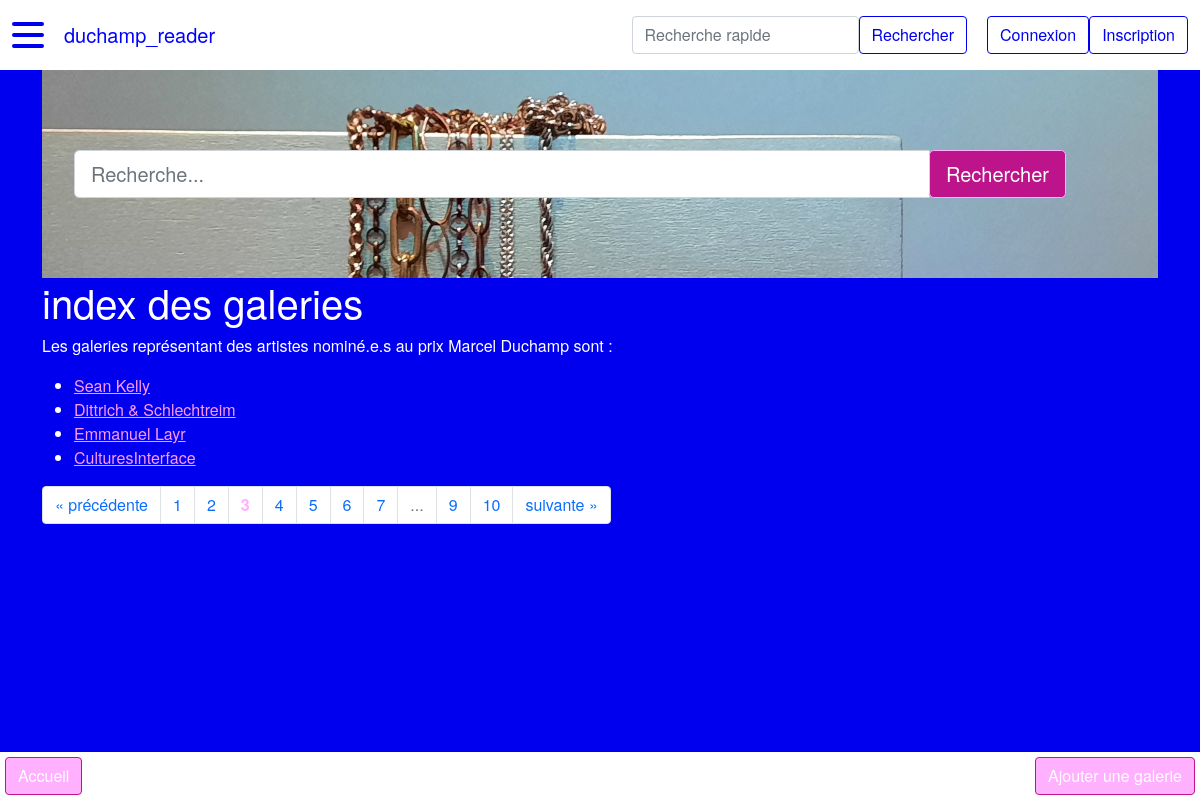
The page /galerie?page=3 on the database as committed earlier.
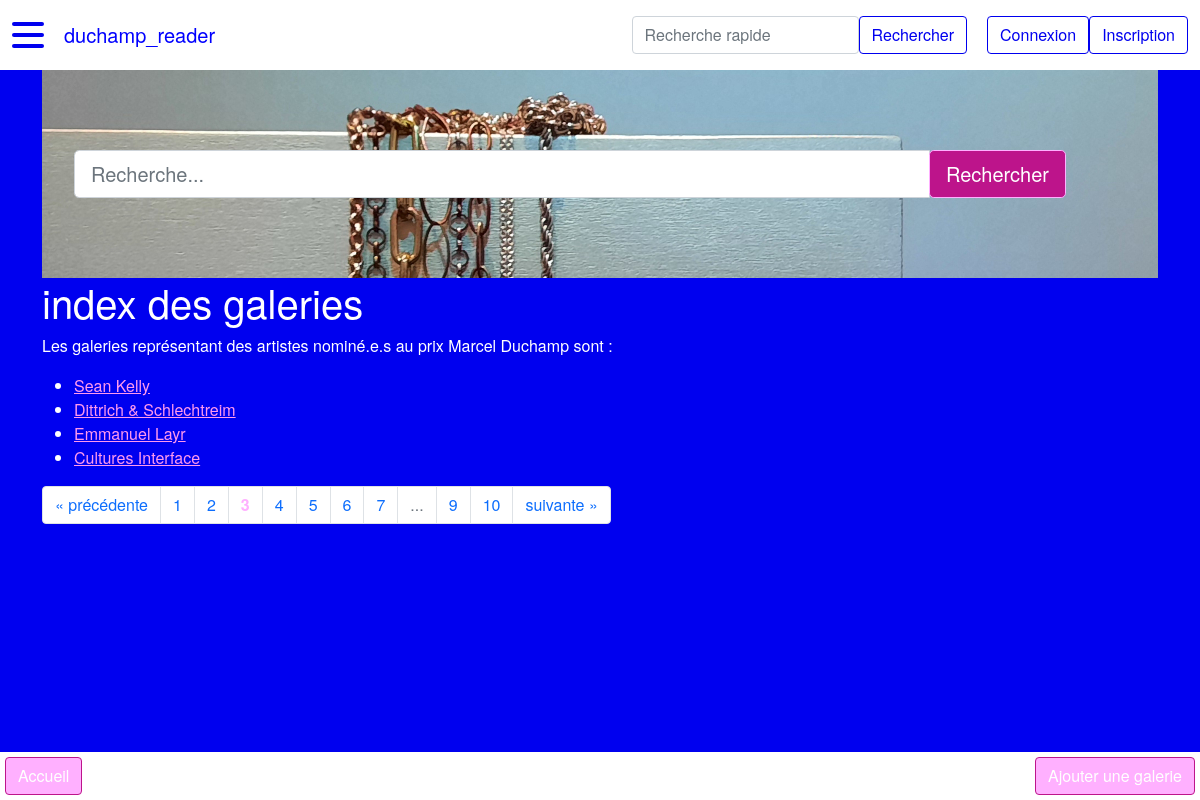
The same page on the database as committed later.
### duchamp_reader/modeles/classes_generic.py (models this page shows, shortened)
class Galerie(db.Model):
    __tablename__ = "galerie"
    id = db.Column(db.Integer, unique=True, nullable=False, primary_key=True, autoincrement=True)
    nom = db.Column(db.Text, unique=True, nullable=False)
    url = db.Column(db.Text, unique=True)
    classname = db.Column(db.Text, nullable=False, default="galerie")
    authorship = db.relationship("AuthorshipGalerie", back_populates="galerie")
    represent = db.relationship("RelationRepresente", back_populates="galerie")
    localisation = db.relationship("RelationLocalisation", back_populates="galerie")

### duchamp_reader/routes.py (the view)
@app.route("/galerie")
def galerie_index():
    last_artistes, last_nominations, last_galeries, last_villes, last_themes = queries()
    page = request.args.get("page", 1)
    titre = "index des galeries"
    if isinstance(page, str) and page.isdigit():
        page = int(page)
    else:
        page = 1
    galeries = Galerie.query.order_by(Galerie.id.desc()).paginate(page=page, per_page=PERPAGE)
    return render_template("pages/galerie_index.html", titre=titre, galeries=galeries,
                           last_nominations=last_nominations, last_artistes=last_artistes, last_galeries=last_galeries,
                           last_themes=last_themes, last_villes=last_villes)

### duchamp_reader/utils/query.py (called while the page is built)
def queries():
        last_artistes = Artiste.query.order_by(Artiste.id.desc()).limit(3).all()
        last_nominations = Nomination.query.join(Artiste, Nomination.id_artiste == Artiste.id)\
                .order_by(Nomination.id.desc()).limit(3).all()
        last_galeries = Galerie.query.order_by(Galerie.id.desc()).limit(3).all()
        last_villes = Ville.query.order_by(Ville.id.desc()).limit(3).all()
        last_themes = Theme.query.order_by(Theme.id.desc()).limit(3).all()
        return last_artistes, last_nominations, last_galeries, last_villes, last_themes

### duchamp_reader/templates/pages/galerie_index.html (shortened to what this page needs)
{% extends "conteneur.html" %}
{% block homesearch %}
    {% include "partials/recherche.html" %}
{% endblock %}
{% block corps %}
<h1>{{titre}}</h1>
    {% if galeries %}
        <p>Les galeries représentant des artistes nominé.e.s au prix Marcel Duchamp sont :</p>
        <ul>
            {% for galerie in galeries.items %}
                <li><a href="{{url_for('galerie_main', id_galerie=galerie.id)}}">
                    {{galerie.nom}}
                </a></li>
            {% endfor %}
        </ul>
        <nav aria-label="research-pagination">
            <ul class="pagination">
                {% if galeries.has_prev %}
                    <li class="page-item">
                {% else%}
                    <li class="page-item disabled">
                {% endif %}
                        <a class="page-link" href="{{url_for('galerie_index', page=galeries.prev_num)}}" aria-label="Previous">
                            <span aria-hidden="true">&laquo;</span>
                            <span class="sr-only">précédente</span>
                        </a>
                    </li>
                {% for page in galeries.iter_pages() %}
                    {% if page %}
                        {% if page != galeries.page %}
                        <li class="page-item">
                            <a class="page-link" href="{{url_for('galerie_index', page=page)}}">
                                {{page}}
                            </a>
                        </li>
                        {% else %}
                            <li class="page-item active disabled">
                                <a class="page-link"><b style="color: var(--custom-light-pink)">{{page}}</b></a>
                            </li>
                        {% endif %}
                    {% else %}
                    <li class="page-item disabled">
                        <a class="page-link">...</a>
                    </li>
                    {% endif %}
                {% endfor %}
                {% if galeries.has_next %}
                    <li class="page-item">
                {% else %}
                    <li class="page-item disabled">
                {% endif %}
                    <a class="page-link" href="{{url_for('galerie_index', page=galeries.next_num)}}" aria-label="Next">
                        <span class="sr-only">suivante</span>
                        <span aria-hidden="true">&raquo;</span>
                    </a>
                </li>
            </ul>
        </nav>
    {% endif %}
    <div class="basdepage">
        <a class="btn" href="{{url_for('accueil')}}">Accueil</a>
        <a class="btn" href="{{ url_for('galerie_add') }}">Ajouter une galerie</a>
    </div>
{% endblock %}

### duchamp_reader/templates/conteneur.html (shortened to what this page needs)
<!DOCTYPE html>
<html lang="fr">
    <head>
            {% include "partials/css.html" %}
    </head>
    <body>
        <nav class="navbar navbar-expand-md navbar-light bg-light fixed-top" id="mainNav">
            <div class="container-fluid">
                <div class="hamburger-lines">
                    <span class="line line1"></span>
                    <span class="line line2"></span>
                    <span class="line line3"></span>
                </div>
                <a class="navbar-brand" href="{{ url_for('accueil') }}">duchamp_reader</a>
                <form class="form-inline" action="{{url_for('recherche')}}" method="GET">
                    <input class="form-control" name="keyword" type="search" placeholder="Recherche rapide"
                        aria-label="Recherche">
                        <button class="btn btn-outline-info" type="submit">Rechercher</button>
                </form>
                {% if not current_user.is_authenticated %}
                    <a href="{{ url_for('connexion') }}">
                        <button class="btn btn-outline-info">Connexion</button>
                    </a>
                    <a href="{{ url_for('inscription') }}">
                        <button class="btn btn-outline-info">Inscription</button>
                    </a>
                {% else %}
                    <a href="{{ url_for('deconnexion') }}">
                        <button class="btn btn-outline-info">Déconnexion</button>
                    </a>
                {% endif %}
            </div>
        </nav>
        <div class="container">
            {% block homesearch %}{% endblock %}
            <div class="row">
                <div class="col">
                    {% block corps %}{% endblock %}
                </div>
            </div>
        </div>
    </body>
</html>

### duchamp_reader/templates/partials/css.html
<link rel="stylesheet" type="text/css" href="../../static/css/bootstrap.css">

### duchamp_reader/templates/partials/recherche.html
<div class="hero jumbotron">
    <div class="container">
        <form class="form" action="{{url_for('recherche')}}" method='GET'>
            <div class="input-group">
                <input type="search" name="keyword" class="form-control form-control-lg" type="text" placeholder="Recherche...">
                <span class="input-group-btn">
                    <button class="btn btn-primary btn-lg" href="#" role="button">Rechercher</button>
                </span>
            </div>
        </form>
    </div>
</div>

Rows that differ between the two databases and show on the page:
changed Galerie: nom "CulturesInterface" → "Cultures Interface"
